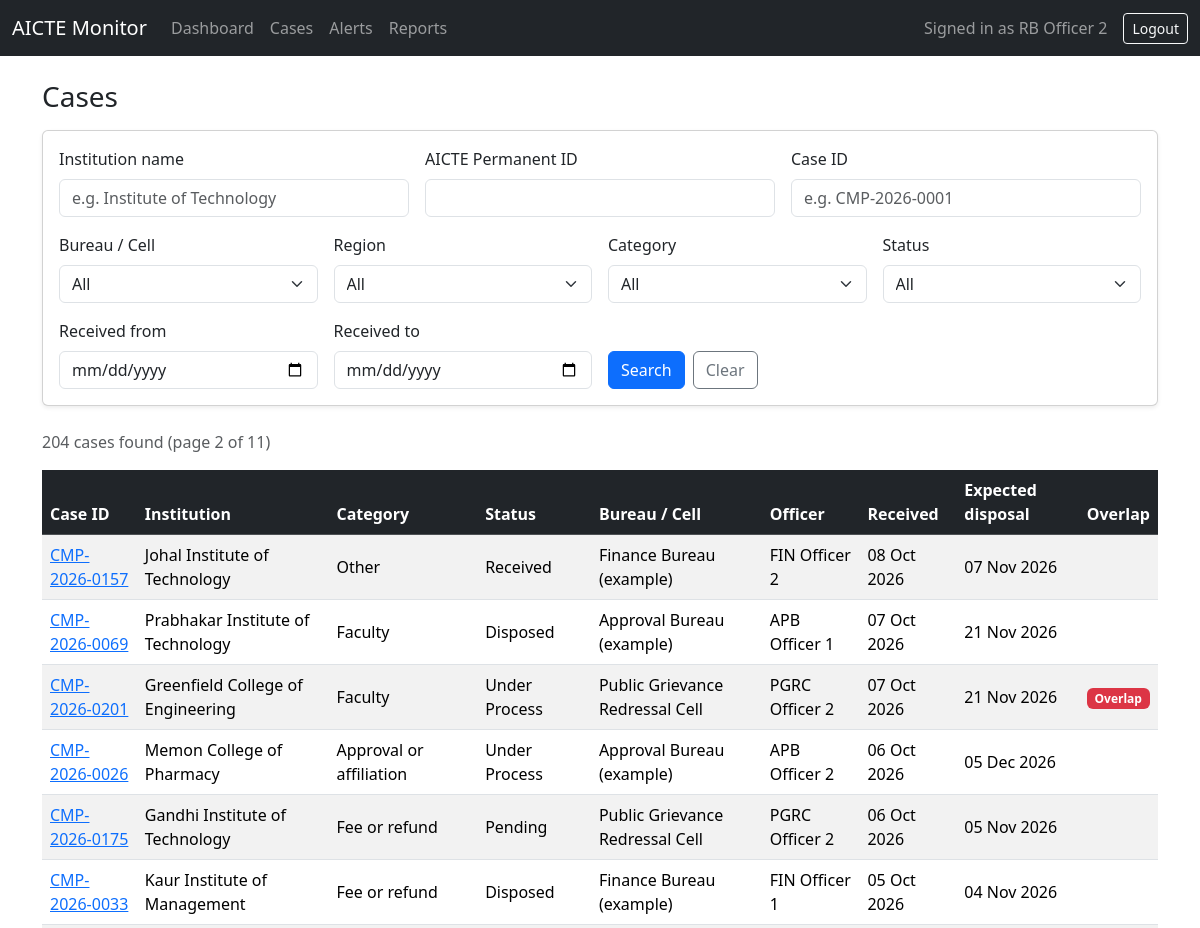
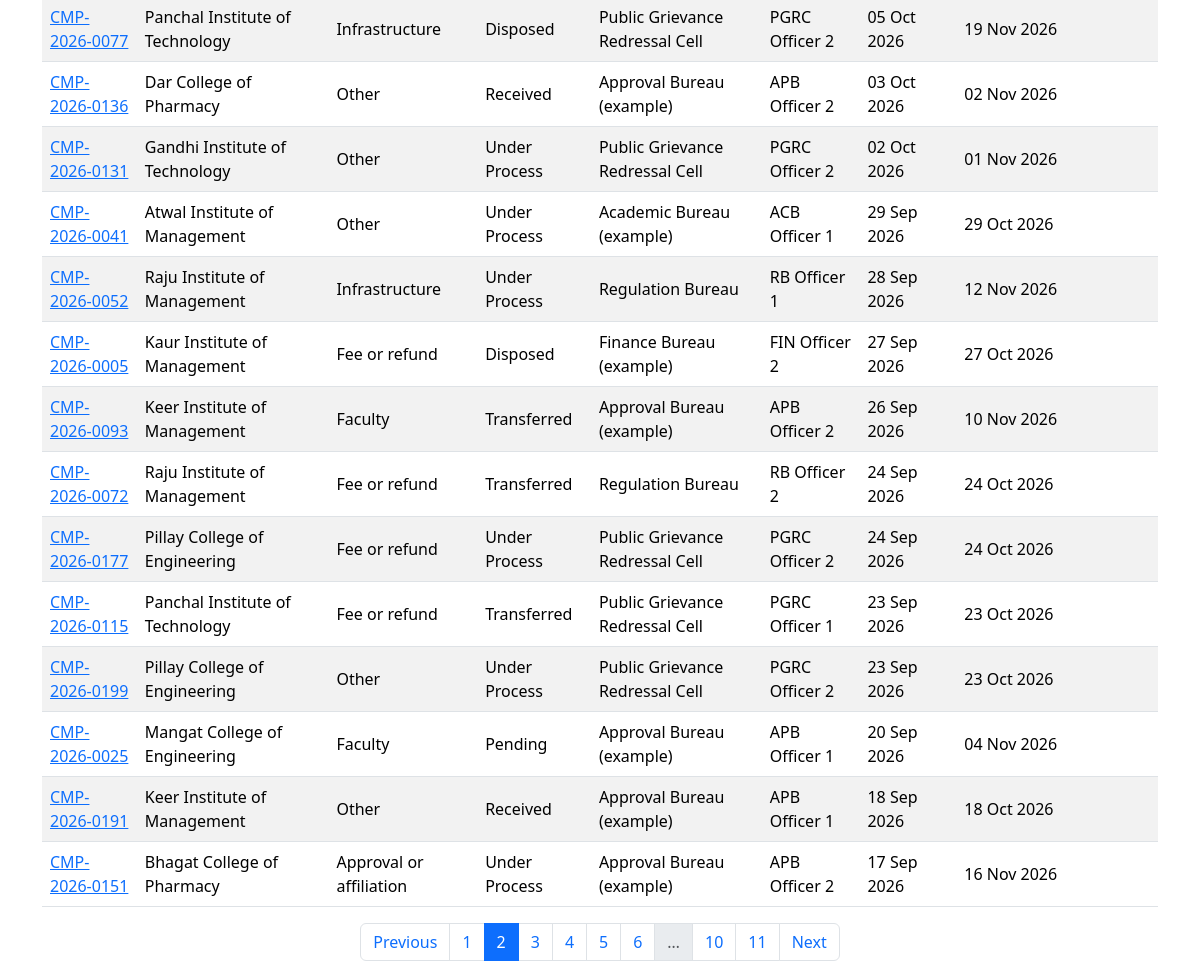
The app's page /cases?page=2 (signed in) with its own data (2 pictures, top to bottom).
### models.py (models this page shows)
class User(UserMixin, db.Model):
    __tablename__ = "users"
    id = db.Column(db.Integer, primary_key=True)
    name = db.Column(db.String(100), nullable=False)
    email = db.Column(db.String(120), unique=True, nullable=False)
    password_hash = db.Column(db.String(255), nullable=False)
    role = db.Column(db.String(30), nullable=False)  # admin, officer, regional, senior
    bureau_id = db.Column(db.Integer, db.ForeignKey("bureaus.id"))
    region = db.Column(db.String(50))
    bureau = db.relationship("Bureau")

class Case(db.Model):
    __tablename__ = "cases"
    id = db.Column(db.String(30), primary_key=True)  # e.g. CMP-2026-0001
    institution_id = db.Column(db.String(20), db.ForeignKey("institutions.id"), nullable=False)
    category = db.Column(db.String(60))
    description = db.Column(db.Text)
    received_on = db.Column(db.Date)
    status = db.Column(db.String(30), default="Received")
    current_bureau_id = db.Column(db.Integer, db.ForeignKey("bureaus.id"))
    assigned_officer_id = db.Column(db.Integer, db.ForeignKey("users.id"))
    last_action_summary = db.Column(db.String(200))
    last_action_on = db.Column(db.DateTime)
    next_action_required = db.Column(db.String(200))
    expected_disposal_on = db.Column(db.Date)
    is_escalated = db.Column(db.Boolean, default=False)
    overlap_flag = db.Column(db.Boolean, default=False)
    current_bureau = db.relationship("Bureau")
    officer = db.relationship("User")
    actions = db.relationship("CaseAction", backref="case", order_by="CaseAction.performed_at")

class Institution(db.Model):
    __tablename__ = "institutions"
    id = db.Column(db.String(20), primary_key=True)  # AICTE Permanent ID
    name = db.Column(db.String(200), nullable=False)
    city = db.Column(db.String(100))
    state = db.Column(db.String(100))
    region = db.Column(db.String(50))
    cases = db.relationship("Case", backref="institution")

class Bureau(db.Model):
    __tablename__ = "bureaus"
    id = db.Column(db.Integer, primary_key=True)
    code = db.Column(db.String(20), unique=True, nullable=False)
    name = db.Column(db.String(120), nullable=False)

### app.py (the view)
@app.route("/cases")
def cases():
    f = {
        "institution": request.args.get("institution", "").strip(),
        "institution_id": request.args.get("institution_id", "").strip(),
        "case_id": request.args.get("case_id", "").strip(),
        "bureau": request.args.get("bureau", "").strip(),
        "region": request.args.get("region", "").strip(),
        "category": request.args.get("category", "").strip(),
        "status": request.args.get("status", "").strip(),
        "date_from": request.args.get("date_from", "").strip(),
        "date_to": request.args.get("date_to", "").strip(),
    }
    page = request.args.get("page", 1, type=int)
    query = Case.query.join(Institution)
    if f["institution"]:
        query = query.filter(Institution.name.ilike(f"%{f['institution']}%"))
    if f["institution_id"]:
        query = query.filter(Institution.id.ilike(f"%{f['institution_id']}%"))
    if f["case_id"]:
        query = query.filter(Case.id.ilike(f"%{f['case_id']}%"))
    if f["bureau"].isdigit():
        query = query.filter(Case.current_bureau_id == int(f["bureau"]))
    if f["region"]:
        query = query.filter(Institution.region == f["region"])
    if f["category"]:
        query = query.filter(Case.category == f["category"])
    if f["status"]:
        query = query.filter(Case.status == f["status"])
    date_from = parse_date(f["date_from"])
    date_to = parse_date(f["date_to"])
    if date_from:
        query = query.filter(Case.received_on >= date_from)
    if date_to:
        query = query.filter(Case.received_on <= date_to)
    pagination = query.order_by(Case.received_on.desc(), Case.id).paginate(
        page=page, per_page=20, error_out=False
    )
    bureaus = Bureau.query.order_by(Bureau.name).all()
    regions = [
        row[0]
        for row in db.session.query(Institution.region)
        .filter(Institution.region.isnot(None))
        .distinct()
        .order_by(Institution.region)
    ]
    categories = [
        row[0]
        for row in db.session.query(Case.category)
        .filter(Case.category.isnot(None))
        .distinct()
        .order_by(Case.category)
    ]
    statuses = [
        row[0]
        for row in db.session.query(Case.status)
        .filter(Case.status.isnot(None))
        .distinct()
        .order_by(Case.status)
    ]
    active_filters = {key: value for key, value in f.items() if value}
    return render_template(
        "cases.html",
        pagination=pagination,
        f=f,
        active_filters=active_filters,
        bureaus=bureaus,
        regions=regions,
        categories=categories,
        statuses=statuses,
    )

### app.py (called while the page is built)
@login_manager.user_loader
def load_user(user_id):
    return db.session.get(User, int(user_id))

@app.before_request
def require_login():
    if request.endpoint in ("login", "static"):
        return None
    if not current_user.is_authenticated:
        return redirect(url_for("login"))
    return None

def parse_date(text):
    try:
        return datetime.strptime(text, "%Y-%m-%d").date()
    except ValueError:
        return None

### templates/cases.html (shortened to what this page needs)
{% extends "base.html" %}
{% block content %}
<h3 class="mb-3">Cases</h3>
<form method="GET" action="/cases" class="card card-body shadow-sm mb-4">
    <div class="row g-3">
        <div class="col-md-4">
            <label class="form-label" for="institution">Institution name</label>
            <input type="text" class="form-control" id="institution" name="institution"
                   value="{{ f.institution }}" placeholder="e.g. Institute of Technology">
        </div>
        <div class="col-md-4">
            <label class="form-label" for="institution_id">AICTE Permanent ID</label>
            <input type="text" class="form-control" id="institution_id" name="institution_id"
                   value="{{ f.institution_id }}">
        </div>
        <div class="col-md-4">
            <label class="form-label" for="case_id">Case ID</label>
            <input type="text" class="form-control" id="case_id" name="case_id"
                   value="{{ f.case_id }}" placeholder="e.g. CMP-2026-0001">
        </div>
        <div class="col-md-3">
            <label class="form-label" for="bureau">Bureau / Cell</label>
            <select class="form-select" id="bureau" name="bureau">
                <option value="">All</option>
            </select>
        </div>
        <div class="col-md-3">
            <label class="form-label" for="region">Region</label>
            <select class="form-select" id="region" name="region">
                <option value="">All</option>
            </select>
        </div>
        <div class="col-md-3">
            <label class="form-label" for="category">Category</label>
            <select class="form-select" id="category" name="category">
                <option value="">All</option>
            </select>
        </div>
        <div class="col-md-3">
            <label class="form-label" for="status">Status</label>
            <select class="form-select" id="status" name="status">
                <option value="">All</option>
            </select>
        </div>
        <div class="col-md-3">
            <label class="form-label" for="date_from">Received from</label>
            <input type="date" class="form-control" id="date_from" name="date_from" value="{{ f.date_from }}">
        </div>
        <div class="col-md-3">
            <label class="form-label" for="date_to">Received to</label>
            <input type="date" class="form-control" id="date_to" name="date_to" value="{{ f.date_to }}">
        </div>
        <div class="col-md-6 d-flex align-items-end gap-2">
            <button type="submit" class="btn btn-primary">Search</button>
            <a href="/cases" class="btn btn-outline-secondary">Clear</a>
        </div>
    </div>
</form>
<p class="text-muted">
    {{ pagination.total }} case{{ '' if pagination.total == 1 else 's' }} found
    {% if pagination.total > 0 %}
        (page {{ pagination.page }} of {{ pagination.pages }})
    {% endif %}
</p>
<div class="table-responsive">
    <table class="table table-striped table-hover align-middle">
        <thead class="table-dark">
            <tr>
                <th>Case ID</th>
                <th>Institution</th>
                <th>Category</th>
                <th>Status</th>
                <th>Bureau / Cell</th>
                <th>Officer</th>
                <th>Received</th>
                <th>Expected disposal</th>
                <th>Overlap</th>
            </tr>
        </thead>
        <tbody>
            {% for c in pagination.items %}
            <tr>
                <td><a href="/cases/{{ c.id }}">{{ c.id }}</a></td>
                <td>{{ c.institution.name }}</td>
                <td>{{ c.category or '-' }}</td>
                <td>{{ c.status or '-' }}</td>
                <td>{{ c.current_bureau.name if c.current_bureau else '-' }}</td>
                <td>{{ c.officer.name if c.officer else 'Unassigned' }}</td>
                <td>{{ c.received_on.strftime('%d %b %Y') if c.received_on else '-' }}</td>
                <td>{{ c.expected_disposal_on.strftime('%d %b %Y') if c.expected_disposal_on else '-' }}</td>
                <td>
                    {% if c.overlap_flag %}
                    <span class="badge bg-danger">Overlap</span>
                    {% endif %}
                </td>
            </tr>
            {% else %}
            <tr>
                <td colspan="9" class="text-center text-muted py-4">No cases match your search.</td>
            </tr>
            {% endfor %}
        </tbody>
    </table>
</div>
{% if pagination.pages > 1 %}
<nav>
    <ul class="pagination justify-content-center">
        <li class="page-item {% if not pagination.has_prev %}disabled{% endif %}">
            <a class="page-link"
               href="{{ url_for('cases', page=pagination.prev_num, **active_filters) if pagination.has_prev else '#' }}">Previous</a>
        </li>
        {% for p in pagination.iter_pages() %}
            {% if p %}
            <li class="page-item {% if p == pagination.page %}active{% endif %}">
                <a class="page-link" href="{{ url_for('cases', page=p, **active_filters) }}">{{ p }}</a>
            </li>
            {% else %}
            <li class="page-item disabled"><span class="page-link">&hellip;</span></li>
            {% endif %}
        {% endfor %}
        <li class="page-item {% if not pagination.has_next %}disabled{% endif %}">
            <a class="page-link"
               href="{{ url_for('cases', page=pagination.next_num, **active_filters) if pagination.has_next else '#' }}">Next</a>
        </li>
    </ul>
</nav>
{% endif %}
{% endblock %}

### templates/base.html (shortened to what this page needs)
<!DOCTYPE html>
<html lang="en">
<head>
    <link href="https://cdn.jsdelivr.net/npm/bootstrap@5.3.3/dist/css/bootstrap.min.css" rel="stylesheet">
</head>
<body>
<nav class="navbar navbar-expand-lg navbar-dark bg-dark">
    <div class="container-fluid">
        <a class="navbar-brand" href="/dashboard">AICTE Monitor</a>
        {% if current_user.is_authenticated %}
        <div class="collapse navbar-collapse" id="mainNav">
            <ul class="navbar-nav me-auto">
                <li class="nav-item"><a class="nav-link" href="/dashboard">Dashboard</a></li>
                <li class="nav-item"><a class="nav-link" href="/cases">Cases</a></li>
                <li class="nav-item"><a class="nav-link" href="/alerts">Alerts</a></li>
                <li class="nav-item"><a class="nav-link" href="/reports">Reports</a></li>
            </ul>
            <span class="navbar-text me-3">Signed in as {{ current_user.name }}</span>
            <a class="btn btn-outline-light btn-sm" href="/logout">Logout</a>
        </div>
        {% endif %}
    </div>
</nav>
<div class="container mt-4">
    {% block content %}{% endblock %}
</div>
</body>
</html>

### records on screen
User: name "RB Officer 2"
Case: id "CMP-2026-0157", institution.name "Johal Institute of Technology", category "Other", status "Received", current_bureau "Finance Bureau (example)", officer "FIN Officer 2", received_on "08 Oct 2026", expected_disposal_on "07 Nov 2026"
Case: id "CMP-2026-0069", institution.name "Prabhakar Institute of Technology", category "Faculty", status "Disposed", current_bureau "Approval Bureau (example)", officer "APB Officer 1", received_on "07 Oct 2026", expected_disposal_on "21 Nov 2026"
Case: id "CMP-2026-0201", institution.name "Greenfield College of Engineering", category "Faculty", status "Under Process", current_bureau "Public Grievance Redressal Cell", officer "PGRC Officer 2", received_on "07 Oct 2026", expected_disposal_on "21 Nov 2026", overlap_flag "Overlap"
Case: id "CMP-2026-0026", institution.name "Memon College of Pharmacy", category "Approval or affiliation", status "Under Process", current_bureau "Approval Bureau (example)", officer "APB Officer 2", received_on "06 Oct 2026", expected_disposal_on "05 Dec 2026"
Case: id "CMP-2026-0175", institution.name "Gandhi Institute of Technology", category "Fee or refund", status "Pending", current_bureau "Public Grievance Redressal Cell", officer "PGRC Officer 2", received_on "06 Oct 2026", expected_disposal_on "05 Nov 2026"
Case: id "CMP-2026-0033", institution.name "Kaur Institute of Management", category "Fee or refund", status "Disposed", current_bureau "Finance Bureau (example)", officer "FIN Officer 1", received_on "05 Oct 2026", expected_disposal_on "04 Nov 2026"
Case: id "CMP-2026-0077", institution.name "Panchal Institute of Technology", category "Infrastructure", status "Disposed", current_bureau "Public Grievance Redressal Cell", officer "PGRC Officer 2", received_on "05 Oct 2026", expected_disposal_on "19 Nov 2026"
Case: id "CMP-2026-0136", institution.name "Dar College of Pharmacy", category "Other", status "Received", current_bureau "Approval Bureau (example)", officer "APB Officer 2", received_on "03 Oct 2026", expected_disposal_on "02 Nov 2026"
Case: id "CMP-2026-0131", institution.name "Gandhi Institute of Technology", category "Other", status "Under Process", current_bureau "Public Grievance Redressal Cell", officer "PGRC Officer 2", received_on "02 Oct 2026", expected_disposal_on "01 Nov 2026"
Case: id "CMP-2026-0041", institution.name "Atwal Institute of Management", category "Other", status "Under Process", current_bureau "Academic Bureau (example)", officer "ACB Officer 1", received_on "29 Sep 2026", expected_disposal_on "29 Oct 2026"
Case: id "CMP-2026-0052", institution.name "Raju Institute of Management", category "Infrastructure", status "Under Process", current_bureau "Regulation Bureau", officer "RB Officer 1", received_on "28 Sep 2026", expected_disposal_on "12 Nov 2026"
Case: id "CMP-2026-0005", institution.name "Kaur Institute of Management", category "Fee or refund", status "Disposed", current_bureau "Finance Bureau (example)", officer "FIN Officer 2", received_on "27 Sep 2026", expected_disposal_on "27 Oct 2026"
Case: id "CMP-2026-0093", institution.name "Keer Institute of Management", category "Faculty", status "Transferred", current_bureau "Approval Bureau (example)", officer "APB Officer 2", received_on "26 Sep 2026", expected_disposal_on "10 Nov 2026"
Case: id "CMP-2026-0072", institution.name "Raju Institute of Management", category "Fee or refund", status "Transferred", current_bureau "Regulation Bureau", officer "RB Officer 2", received_on "24 Sep 2026", expected_disposal_on "24 Oct 2026"
Case: id "CMP-2026-0177", institution.name "Pillay College of Engineering", category "Fee or refund", status "Under Process", current_bureau "Public Grievance Redressal Cell", officer "PGRC Officer 2", received_on "24 Sep 2026", expected_disposal_on "24 Oct 2026"
Case: id "CMP-2026-0115", institution.name "Panchal Institute of Technology", category "Fee or refund", status "Transferred", current_bureau "Public Grievance Redressal Cell", officer "PGRC Officer 1", received_on "23 Sep 2026", expected_disposal_on "23 Oct 2026"
Case: id "CMP-2026-0199", institution.name "Pillay College of Engineering", category "Other", status "Under Process", current_bureau "Public Grievance Redressal Cell", officer "PGRC Officer 2", received_on "23 Sep 2026", expected_disposal_on "23 Oct 2026"
Case: id "CMP-2026-0025", institution.name "Mangat College of Engineering", category "Faculty", status "Pending", current_bureau "Approval Bureau (example)", officer "APB Officer 1", received_on "20 Sep 2026", expected_disposal_on "04 Nov 2026"
Case: id "CMP-2026-0191", institution.name "Keer Institute of Management", category "Other", status "Received", current_bureau "Approval Bureau (example)", officer "APB Officer 1", received_on "18 Sep 2026", expected_disposal_on "18 Oct 2026"
Case: id "CMP-2026-0151", institution.name "Bhagat College of Pharmacy", category "Approval or affiliation", status "Under Process", current_bureau "Approval Bureau (example)", officer "APB Officer 2", received_on "17 Sep 2026", expected_disposal_on "16 Nov 2026"

### other values on screen
{{ pagination.total }} "204"
{{ '' if pagination.total == 1 else 's' }} "s"
{{ pagination.page }} "2"
{{ pagination.pages }} "11"
{{ p }} "1" "2" "3" "4" "5" "6" "10" "11"
